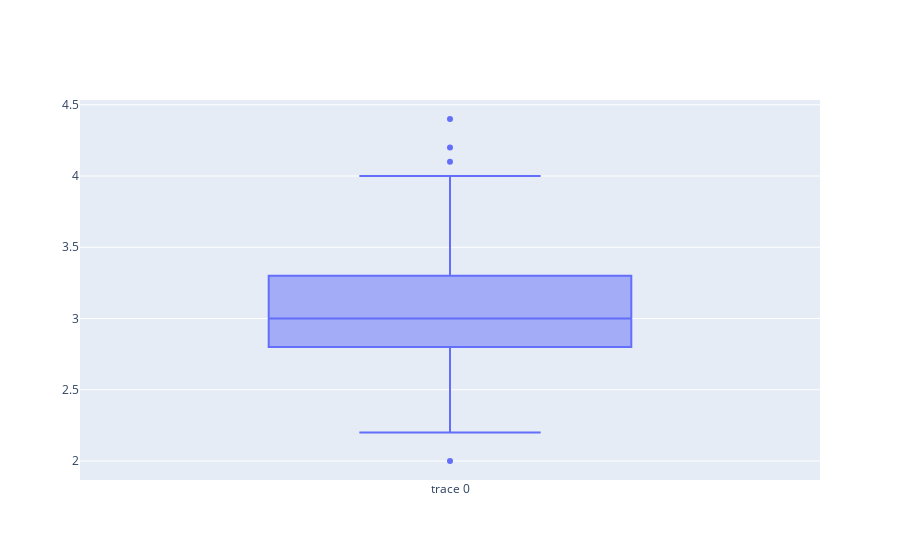

The code cell stored with this chart in its notebook:
### Code cell
trace0 = go.Box(
    y=df['Ancho de sépalo']
)

data = [trace0]
iplot(data)

### Figure 1 — Plotly figure (JSON) as saved in the notebook; plotly's stock layout.template omitted (floating-point values rounded to 4 significant figures; data arrays with more than 128 entries replaced by an {"elided": "..."} marker saying what was removed)
{"data": [{"type": "box", "y": {"elided": "150 float values"}}], "layout": {}}
